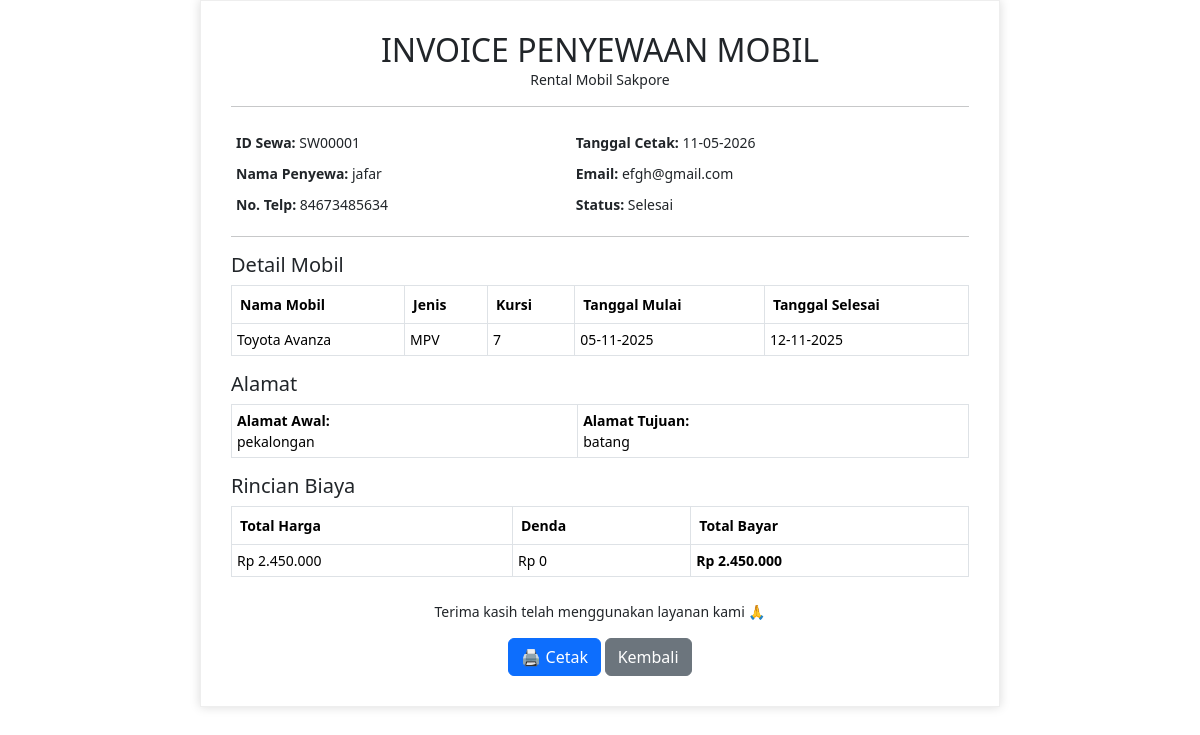
/admin/invoice.php?id=SW00001 (signed in), run on the app's committed database.
### tables this page shows
CREATE TABLE `tbl_sewa` (
  `id_sewa` varchar(10) NOT NULL,
  `id_mobil` varchar(10) NOT NULL,
  `nama_penyewa` varchar(100) NOT NULL,
  `email` varchar(100) DEFAULT NULL,
  `no_telp` varchar(20) DEFAULT NULL,
  `alamat_awal` text DEFAULT NULL,
  `alamat_tujuan` text DEFAULT NULL,
  `tanggal_mulai` date DEFAULT NULL,
  `tanggal_selesai` date DEFAULT NULL,
  `total_harga` decimal(12,2) DEFAULT NULL,
  `denda` decimal(12,2) DEFAULT 0.00,
  `metode_bayar` enum('Transfer Bank','Tunai Saat Pengambilan') DEFAULT NULL,
  `bukti_transfer` varchar(255) DEFAULT NULL,
  `status_pembayaran` enum('Pending','Sudah Dibayar','Dibatalkan') DEFAULT 'Pending',
  `status` enum('Pending','Disewa','Selesai','Dibatalkan') DEFAULT 'Pending',
  `created_at` timestamp NOT NULL DEFAULT current_timestamp()
);

CREATE TABLE `tbl_mobil` (
  `id_mobil` varchar(10) NOT NULL,
  `nama_mobil` varchar(100) NOT NULL,
  `jenis` varchar(50) DEFAULT NULL,
  `kursi` int(11) DEFAULT NULL,
  `harga_per_hari` int(11) DEFAULT NULL,
  `foto` varchar(255) DEFAULT NULL,
  `status` enum('Tersedia','Disewa') DEFAULT 'Tersedia'
);

### admin/invoice.php (the view, shortened to what this page needs)
<?php
include "../config/koneksi.php";
$id_sewa = mysqli_real_escape_string($koneksi, $_GET['id']);
$query = mysqli_query($koneksi, "
    SELECT s.*, m.nama_mobil, m.jenis, m.kursi
    FROM tbl_sewa s
    JOIN tbl_mobil m ON s.id_mobil = m.id_mobil
    WHERE s.id_sewa = '$id_sewa'
    LIMIT 1
");
$sewa = mysqli_fetch_assoc($query);
$total_bayar = $sewa['total_harga'] + $sewa['denda'];
?>
<!DOCTYPE html>
<html lang="id">
<head>
  <link rel="stylesheet" href="../css/bootstrap.css">
</head>
<body>
<div class="invoice-box">
  <div class="invoice-header">
    <h2>INVOICE PENYEWAAN MOBIL</h2>
    <p>Rental Mobil Sakpore</p>
    <hr>
  </div>
  <table>
    <tr>
      <td><strong>ID Sewa:</strong> <?= $sewa['id_sewa']; ?></td>
      <td><strong>Tanggal Cetak:</strong> <?= date("d-m-Y"); ?></td>
    </tr>
    <tr>
      <td><strong>Nama Penyewa:</strong> <?= $sewa['nama_penyewa']; ?></td>
      <td><strong>Email:</strong> <?= $sewa['email']; ?></td>
    </tr>
    <tr>
      <td><strong>No. Telp:</strong> <?= $sewa['no_telp']; ?></td>
      <td><strong>Status:</strong> <?= $sewa['status']; ?></td>
    </tr>
  </table>
  <hr>
  <h5>Detail Mobil</h5>
  <table class="table table-bordered">
    <tr>
      <th>Nama Mobil</th>
      <th>Jenis</th>
      <th>Kursi</th>
      <th>Tanggal Mulai</th>
      <th>Tanggal Selesai</th>
    </tr>
    <tr>
      <td><?= $sewa['nama_mobil']; ?></td>
      <td><?= $sewa['jenis']; ?></td>
      <td><?= $sewa['kursi']; ?></td>
      <td><?= date("d-m-Y", strtotime($sewa['tanggal_mulai'])); ?></td>
      <td><?= date("d-m-Y", strtotime($sewa['tanggal_selesai'])); ?></td>
    </tr>
  </table>
  <h5>Alamat</h5>
  <table class="table table-bordered">
    <tr>
      <td><strong>Alamat Awal:</strong><br><?= $sewa['alamat_awal']; ?></td>
      <td><strong>Alamat Tujuan:</strong><br><?= $sewa['alamat_tujuan']; ?></td>
    </tr>
  </table>
  <h5>Rincian Biaya</h5>
  <table class="table table-bordered">
    <tr>
      <th>Total Harga</th>
      <th>Denda</th>
      <th>Total Bayar</th>
    </tr>
    <tr>
      <td>Rp <?= number_format($sewa['total_harga'],0,',','.'); ?></td>
      <td>Rp <?= number_format($sewa['denda'],0,',','.'); ?></td>
      <td><strong>Rp <?= number_format($total_bayar,0,',','.'); ?></strong></td>
    </tr>
  </table>
  <p class="text-center mt-4">Terima kasih telah menggunakan layanan kami 🙏</p>
  <div class="text-center no-print">
    <button class="btn btn-primary" onclick="window.print()">🖨 Cetak</button>
    <a href="daftar_sewa.php" class="btn btn-secondary">Kembali</a>
  </div>
</div>
</body>
</html>

### admin/invoice.php (style rules this page uses)
body { background: #fff; font-size: 14px; }
.invoice-box { max-width: 800px; margin: auto; padding: 30px; border: 1px solid #eee; box-shadow: 0 0 10px rgba(0,0,0,.15); }
.invoice-box table { width: 100%; line-height: inherit; text-align: left; }
.invoice-box table td { padding: 5px; vertical-align: top; }
.invoice-header { text-align: center; margin-bottom: 20px; }
.invoice-header h2 { margin-bottom: 0; }

### data on the page
tbl_sewa: id_sewa "SW00001", nama_penyewa "jafar", email "efgh@gmail.com", no_telp "84673485634", status "Selesai", id_mobil.nama_mobil "Toyota Avanza", id_mobil.jenis "MPV", id_mobil.kursi "7", tanggal_mulai "05-11-2025", tanggal_selesai "12-11-2025", alamat_awal "pekalongan", alamat_tujuan "batang", total_harga "2.450.000", denda "0", total_bayar "2.450.000"
